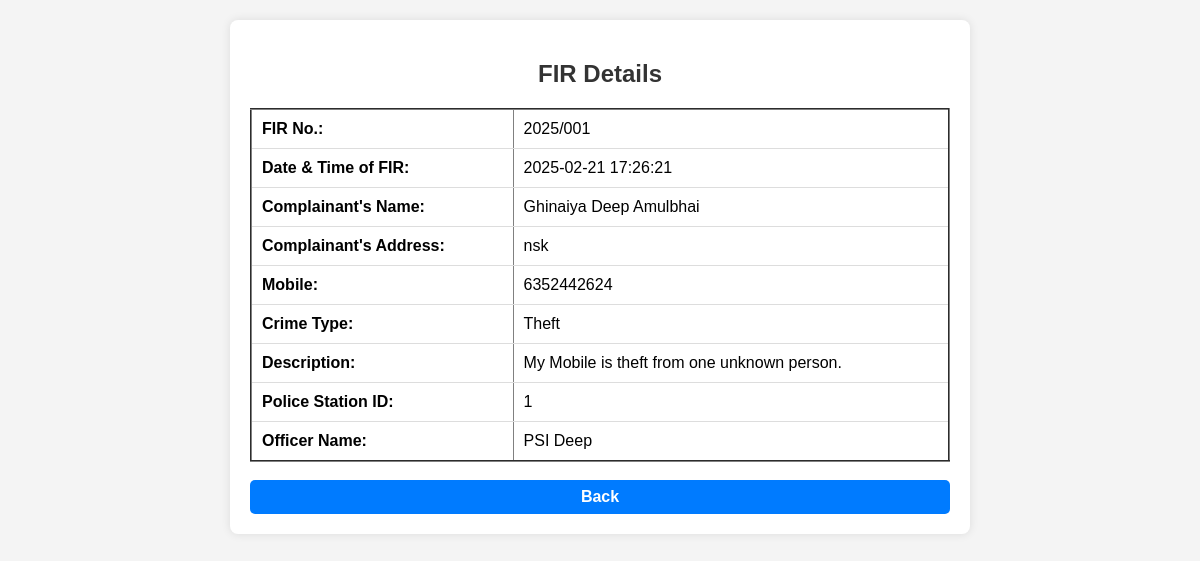
Screenshot of /Police Officer/Police Stations/fir_details.php?crime_id=72365&role=admin (signed in) with the database file from the repository.
### tables this page shows
CREATE TABLE `fir` (
  `id` int(11) NOT NULL,
  `fir_no` varchar(20) NOT NULL,
  `crime_id` int(11) NOT NULL,
  `date_time_filing` datetime NOT NULL,
  `complainant_name` varchar(255) DEFAULT NULL,
  `complainant_address` varchar(255) DEFAULT NULL,
  `complainant_contact` varchar(255) DEFAULT NULL,
  `complainant_id_proof` varchar(255) DEFAULT NULL,
  `date_time_incident` datetime NOT NULL,
  `place_incident` text NOT NULL,
  `crime_type` varchar(100) NOT NULL,
  `accused_persons` text DEFAULT NULL,
  `witnesses` text DEFAULT NULL,
  `incident_description` varchar(255) DEFAULT NULL,
  `evidence` text DEFAULT NULL,
  `police_station` varchar(255) NOT NULL,
  `officer_name` varchar(30) NOT NULL
);

### Police Officer/Police Stations/fir_details.php (the view, shortened to what this page needs)
<?php
include '../config.php';
$crime_id = intval($_GET['crime_id']);
$stmt = $con->prepare("SELECT * FROM fir WHERE crime_id = ?");
$stmt->bind_param("i", $crime_id);
$stmt->execute();
$fir = $stmt->get_result()->fetch_assoc();
$role = isset($_GET['role']) ? $_GET['role'] : 'police';
?>
<!DOCTYPE html>
<html lang="en">
<head>
</head>
<body>
    <div class="container">
        <h2>FIR Details</h2>
        <table border="2">
            <tr>
                <th>FIR No.:</th>
                <td><?php echo htmlspecialchars($fir['fir_no']); ?></td>
            </tr>
            <tr>
                <th>Date & Time of FIR:</th>
                <td><?php echo htmlspecialchars($fir['date_time_filing']); ?></td>
            </tr>
            <tr>
                <th>Complainant's Name:</th>
                <td><?php echo htmlspecialchars($fir['complainant_name']); ?></td>
            </tr>
            <tr>
                <th>Complainant's Address:</th>
                <td><?php echo htmlspecialchars($fir['complainant_address']); ?></td>
            </tr>
            <tr>
                <th>Mobile:</th>
                <td><?php echo htmlspecialchars($fir['complainant_contact']); ?></td>
            </tr>
            <tr>
                <th>Crime Type:</th>
                <td><?php echo htmlspecialchars($fir['crime_type']); ?></td>
            </tr>
            <tr>
                <th>Description:</th>
                <td><?php echo htmlspecialchars($fir['incident_description']); ?></td>
            </tr>
            <tr>
                <th>Police Station ID:</th>
                <td><?php echo htmlspecialchars($fir['police_station']); ?></td>
            </tr>
            <tr>
                <th>Officer Name:</th>
                <td><?php echo htmlspecialchars($fir['officer_name']); ?></td>
            </tr>
        </table>
<Br>
        <a href="<?php echo ($role == 'admin') ? '../../Admin/fir.php' : 'fir.php'; ?>" class="btn">Back</a>
    </div>
</body>
</html>

### Police Officer/Police Stations/fir_details.php (style rules this page uses)
body { font-family: Arial, sans-serif; margin: 20px; background-color: #f4f4f4; }
.container { max-width: 700px; margin: auto; background: white; padding: 20px; border-radius: 8px; box-shadow: 0px 0px 10px rgba(0, 0, 0, 0.1); }
h2 { text-align: center; color: #333; }
table { width: 100%; border-collapse: collapse; }
th, td { padding: 10px; border-bottom: 1px solid #ddd; text-align: left; }
.btn { display: grid; background-color: #007bff; color: white; padding: 8px 12px; text-decoration: none; border-radius: 5px; font-weight: bold; transition: 0.3s ease-in-out; border: none; text-align: center; }

### rows the page displays
fir: fir_no "2025/001", date_time_filing "2025-02-21 17:26:21", complainant_name "Ghinaiya Deep Amulbhai", complainant_address "nsk", complainant_contact "6352442624", crime_type "Theft", incident_description "My Mobile is theft from one unknown person.", police_station "1", officer_name "PSI Deep"
